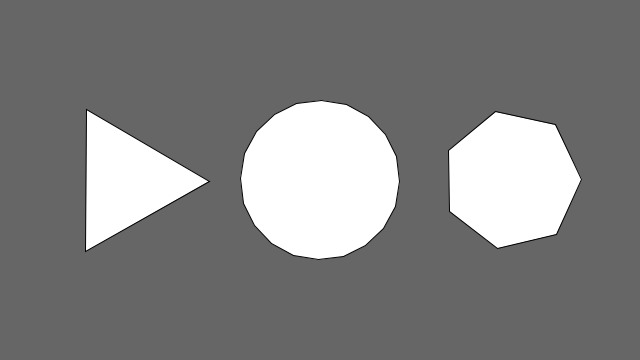
Frame 1 (no input)
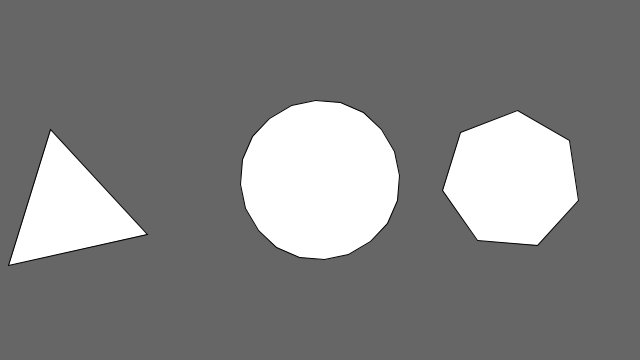
Frame 60 (the mouse pressed at the canvas centre just before this capture)
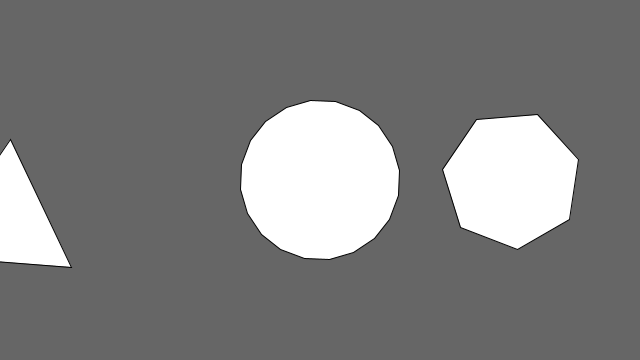
Frame 120 (the mouse held since frame 60 and released just before this capture)

The Processing sketch that drew these frames (run headless with seeded random() and noise(); from frame 60 on, the mouse is pressed at the canvas centre):

// Processing sketch: sketch_01_8_rotating_polygons
// ── sketch_01_8_rotating_polygons.pde
// based on
// https://processing.org/examples/regularpolygon.html

void setup() {
  size(640, 360);
}

void draw() {
  background(102);
  
  pushMatrix();
  rotate(frameCount / 200.0);
  translate(width*0.2, height*0.5);
  
  polygon(0, 0, 82, 3);  // Triangle
  popMatrix();
  
  pushMatrix();
  translate(width*0.5, height*0.5);
  rotate(frameCount / 50.0);
  polygon(0, 0, 80, 20);  // Icosahedron
  popMatrix();
  
  pushMatrix();
  translate(width*0.8, height*0.5);
  rotate(frameCount / -100.0);
  polygon(0, 0, 70, 7);  // Heptagon
  popMatrix();
}

void polygon(float x, float y, float radius, int npoints) {
  float angle = TWO_PI / npoints;
  beginShape();
  for (float a = 0; a < TWO_PI; a += angle) {
    float sx = x + cos(a) * radius;
    float sy = y + sin(a) * radius;
    vertex(sx, sy);
  }
  endShape(CLOSE);
}
